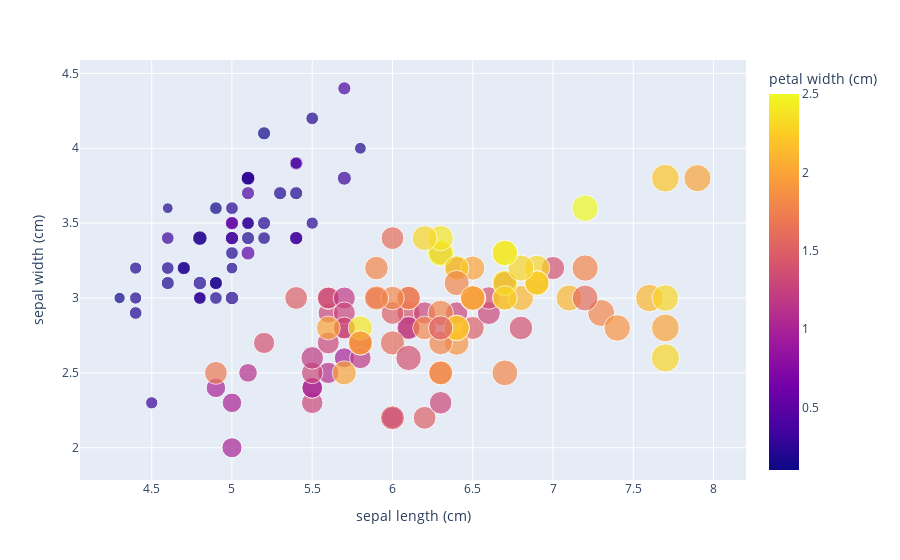

The notebook cell saved with this chart:
### Code cell
px.scatter(data_frame=data,
           x='sepal length (cm)',
           y='sepal width (cm)',
           size='petal length (cm)',
           color='petal width (cm)')

### Figure 1 — Plotly figure (JSON) as saved in the notebook; plotly's stock layout.template omitted (floating-point values rounded to 4 significant figures; data arrays with more than 128 entries replaced by an {"elided": "..."} marker saying what was removed)
{"data": [{"hovertemplate": "sepal length (cm)=%{x}<br>sepal width (cm)=%{y}<br>petal length (cm)=%{marker.size}<br>petal width (cm)=%{marker.color}<extra></extra>", "legendgroup": "", "marker": {"color": {"elided": "150 float values"}, "coloraxis": "coloraxis", "size": {"elided": "150 float values"}, "sizemode": "area", "sizeref": 0.01725, "symbol": "circle"}, "mode": "markers", "name": "", "orientation": "v", "showlegend": false, "type": "scatter", "x": {"elided": "150 float values"}, "xaxis": "x", "y": {"elided": "150 float values"}, "yaxis": "y"}], "layout": {"coloraxis": {"colorbar": {"title": {"text": "petal width (cm)"}}, "colorscale": [[0, "#0d0887"], [0.1111, "#46039f"], [0.2222, "#7201a8"], [0.3333, "#9c179e"], [0.4444, "#bd3786"], [0.5556, "#d8576b"], [0.6667, "#ed7953"], [0.7778, "#fb9f3a"], [0.8889, "#fdca26"], [1, "#f0f921"]]}, "legend": {"itemsizing": "constant", "tracegroupgap": 0}, "margin": {"t": 60}, "xaxis": {"anchor": "y", "domain": [0, 1], "title": {"text": "sepal length (cm)"}}, "yaxis": {"anchor": "x", "domain": [0, 1], "title": {"text": "sepal width (cm)"}}}}
